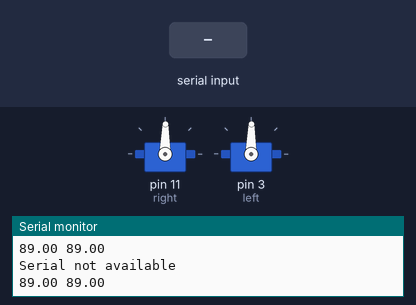
A sketch run on a simulated Arduino Uno, built with avr-gcc and run on an emulated ATmega328P. Parts: 2 × servo, the last lines printed to the serial monitor. Inputs (shaded band) come from the test bench.

Above: at 1.2 s.
1.3 s: "90,45\n" received over Serial
At 2.4 s:
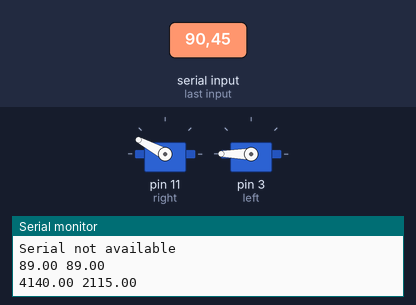
4.3 s: "30,150\n" received over Serial
At 5.0 s:
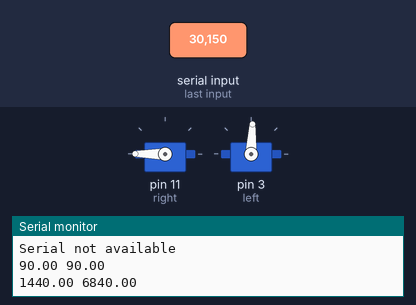
7.3 s: "200\n" received over Serial
At 9.5 s:
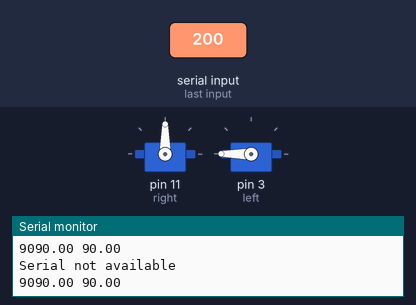
9.8 s: "1,90\n" received over Serial
At 10.4 s:
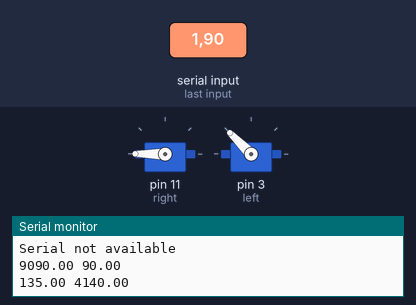
12.8 s: "1,90,45\n" received over Serial
At 15.2 s:
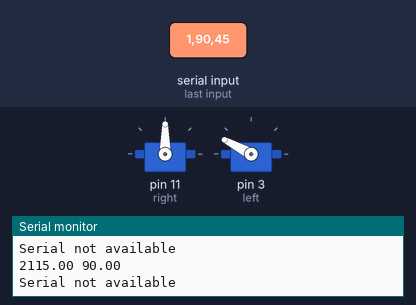
Timing chart, 0 to 16.3 s (numbered marks = the images above; inputs shaded):
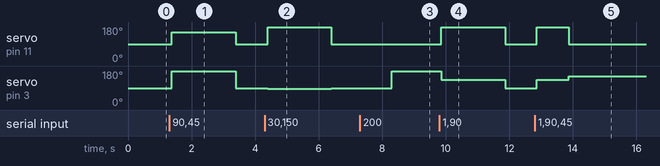

The sketch:

mini6_SerialControl.ino
```cpp
/* mini6_SerialControl
  Recieves a pair of numbers from serial;
  Space deliminated, first number is left, second is right
  Values sent on +-1 scale
*/

#include <Servo.h>

Servo left;
Servo right;

float leftVal = 89;
float rightVal = 89;

void setup() {
  Serial.begin(9600);
  right.attach(11);
  left.attach(3);
}

void loop() {
  if (Serial.available()>0){
    //float tmp1 = Serial.parseFloat(), tmp2 = Serial.parseFloat();
    leftVal = Serial.parseFloat()*45.0 + 90.0; // Scaled only +- 45 instead
    rightVal = Serial.parseFloat()*45.0 + 90.0; // of +- 90, motors sensative
    Serial.flush();
  } else {
    Serial.println ("Serial not available");
  }
  Serial.println(String(leftVal) + " " + String(rightVal));
  //Serial.print("  ");
  //Serial.println(rightVal);
  left.write(leftVal);
  right.write(rightVal);
  delay(10);
}
```

Measured:
- after the input at 1.3 s, servo on pin 11 (right): 89° → 152° after 0.08 s, → 90° 2.0 s later; servo on pin 3 (left): 89° → 180° after 0.08 s, → 90° 2.0 s later
- after the input at 4.3 s, servo on pin 11 (right): 90° → 180° after 0.09 s, → 90° 2.0 s later; servo on pin 3 (left): 90° → 87° after 0.09 s, → 90° 2.0 s later
- after the input at 7.3 s, servo on pin 3 (left): 90° → 180° after 1.0 s
- after the input at 9.8 s, servo on pin 11 (right): 90° → 180° after 0.06 s, → 90° 2.0 s later; servo on pin 3 (left): 180° → 135° after 0.06 s, → 90° 2.0 s later
- after the input at 12.8 s, servo on pin 11 (right): 90° → 180° after 0.07 s, → 90° 1.0 s later; servo on pin 3 (left): 90° → 135° after 0.07 s, → 152° 1.0 s later
